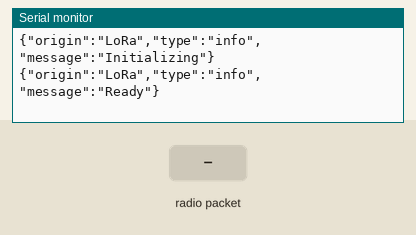
A sketch run on a simulated ESP32. Parts: the last lines printed to the serial monitor. Inputs (shaded band) come from the test bench. No radio packets arrive unless stated.

Above: at 1.3 s.
1.4 s: radio packet "1" arrives
At 3.2 s:
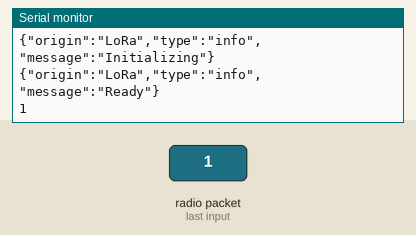
3.9 s: radio packet "0" arrives
At 6.3 s:
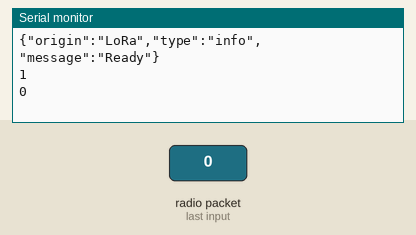

Measured:
- after the input at 1.4 s, the serial monitor: prints a new line after 1.0 s (image 1)
- after the input at 3.9 s, the serial monitor: prints a new line after 1.0 s (image 2)

The sketch:

transceiver.ino
```cpp
/*
 This part must be plugged into the computer. It connects to the Python server via a serial link
 and trasmits LoRa messages.
*/

// LoRa include
#include <SPI.h>
#include <LoRa.h>

// LoRa pins
#define LORA_MISO 19
#define LORA_CS 18
#define LORA_MOSI 27
#define LORA_SCK 5
#define LORA_RST 14
#define LORA_IRQ 26

#define LORA_BAND 433E6  // LoRa Band 433MHz for Europe


void setupLoRa() {
  jsonMessage("LoRa", "info", "Initializing");
  SPI.begin(LORA_SCK, LORA_MISO, LORA_MOSI, LORA_CS);
  LoRa.setPins(LORA_CS, LORA_RST, LORA_IRQ);

    /*
    Paramètres pour communication LORA Traitement du signal
    -Pour des environnements à courte portée et à haut débit : Utilisez un SF faible (par exemple, SF = 7 ou 8)
    -Pour des environnements à longue portée et faible signal : Utilisez un SF élevé (par exemple, SF = 11 ou 12)

    /*
      Représente le nombre de bits par symbole

      Plus la valeur augmente et plus le débit augmente mais au détriment du nombre d'erreurs qui augmentent également !!
    */
    //LoRa.setSpreadingFactor(5); // Augmente la portée en définissant le nbre de bits par symb

    //LoRa.setCodingRate4(4);          // Augmente la robustesse avec un CR de 4/6
    /*
    LoRa.setSignalBandwidth(250E3);  // Bande passante augmentée pour plus de débit, mais attention  de rester dans les normes europe
    LoRa.setPreambleLength(12);      // Allonge le préambule pour plus de fiabilité
    */


  // Start LoRa
  if (LoRa.begin(LORA_BAND) != 1) {
    jsonMessage("LoRa", "error", "Setup failed");
    for (;;); // Stay here forever
  } else {
    jsonMessage("LoRa", "info", "Ready");
  }
}

void setup() {
  Serial.begin(9600);

  setupLoRa();
}


void loop() {
  // Receive data
  if (LoRa.parsePacket()) {
    while (LoRa.available()) {
      Serial.println(LoRa.readString());
    }
  }

  // Send data
  if (Serial.available() > 0) {
    LoRa.beginPacket();
    LoRa.print(Serial.readString());
    LoRa.endPacket();
  }
}

// Format JSON messages
void jsonMessage(String origin, String type, String message) {
  String jsonFormattedMessage = "{\"origin\":\"" + origin + "\",\"type\":\"" + type + "\",\"message\":\"" + message + "\"}";
  Serial.println(jsonFormattedMessage);

  if (LoRa.availableForWrite()) {
    LoRa.beginPacket();
    LoRa.print(jsonFormattedMessage);
    LoRa.endPacket();
  }
}
```
